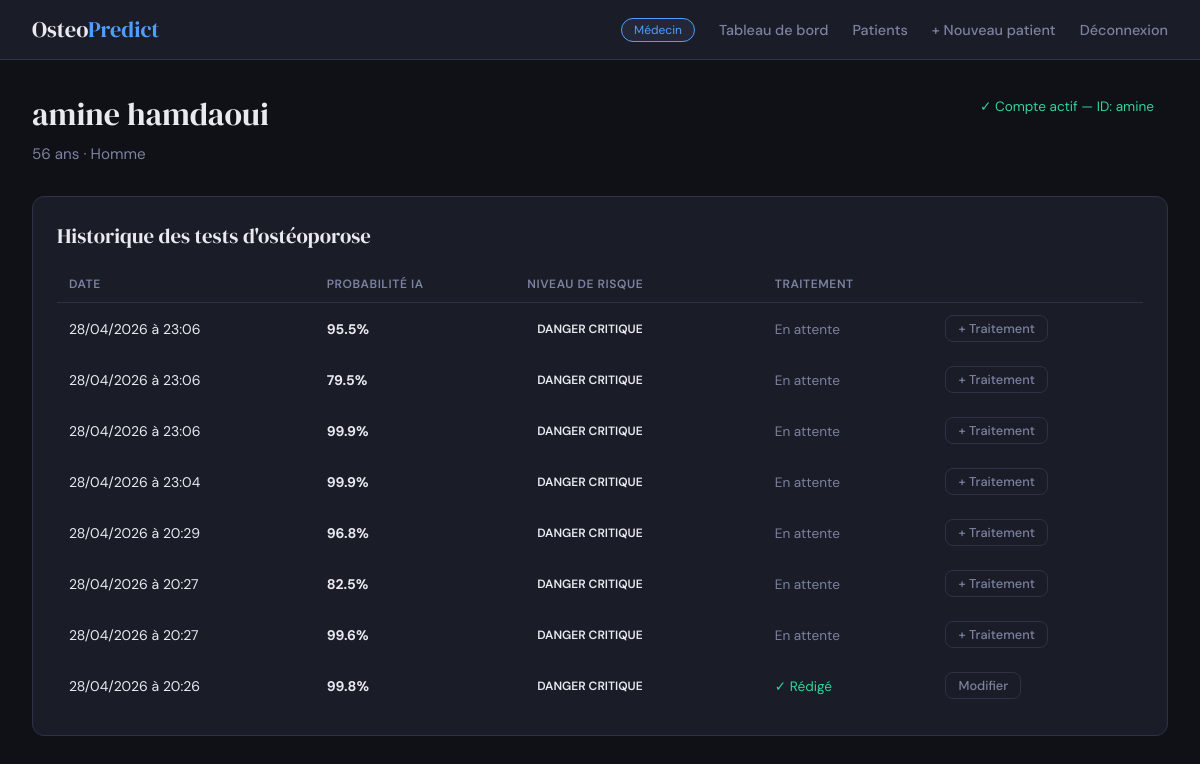
/patients/2/ (signed in), run on the app's committed database.
### predictor/models.py (models this page shows, shortened)
class Patient(models.Model):
    doctor = models.ForeignKey(User, on_delete=models.CASCADE, related_name="patients")
    user = models.OneToOneField(User, on_delete=models.SET_NULL, null=True, blank=True, related_name="patient_profile")
    first_name = models.CharField(max_length=100)
    last_name = models.CharField(max_length=100)
    age = models.PositiveIntegerField()
    gender = models.CharField(max_length=20, blank=True, null=True)
    created_at = models.DateTimeField(auto_now_add=True)
    class Meta:
        ordering = ["last_name", "first_name"]

class OsteoporosisPrediction(models.Model):
    patient = models.ForeignKey(Patient, on_delete=models.CASCADE, related_name='osteo_predictions')
    age = models.IntegerField()
    gender = models.CharField(max_length=10)
    hormonal_changes = models.CharField(max_length=50)
    family_history = models.CharField(max_length=10)
    race_ethnicity = models.CharField(max_length=50)
    body_weight = models.CharField(max_length=20)
    calcium_intake = models.CharField(max_length=20)
    vitamin_d_intake = models.CharField(max_length=20)
    physical_activity = models.CharField(max_length=20)
    smoking = models.CharField(max_length=10)
    alcohol_consumption = models.CharField(max_length=20)
    medical_conditions = models.CharField(max_length=100)
    medications = models.CharField(max_length=100)
    prior_fractures = models.CharField(max_length=10)
    probability = models.FloatField()
    result = models.IntegerField() # 0 ou 1
    model_used = models.CharField(max_length=50)
    created_at = models.DateTimeField(auto_now_add=True)
    class Meta:
        ordering = ["-created_at"]
    @property
    def risk_level(self):
        if self.probability >= 60:
            return 'critical'
        elif self.probability >= 35:
            return 'high'
        elif self.probability >= 15:
            return 'medium'
        return 'low'
    @property
    def risk_label(self):
        levels = {
            'critical': 'DANGER CRITIQUE',
            'high': 'Risque élevé',
            'medium': 'Risque modéré',
            'low': 'Risque faible'
        }
        return levels.get(self.risk_level, 'Inconnu')

### predictor/views.py (the view)
        def wrapper(request, *args, **kwargs):
            if not request.user.is_authenticated:
                return redirect('login')
            if get_user_role(request.user) != role:
                return redirect('home')
            return view_func(request, *args, **kwargs)

### predictor/views.py (called while the page is built)
def get_user_role(user):
    try:
        return user.profile.role
    except UserProfile.DoesNotExist:
        return None

def require_role(role):
    def decorator(view_func):
        def wrapper(request, *args, **kwargs):
            if not request.user.is_authenticated:
                return redirect('login')
            if get_user_role(request.user) != role:
                return redirect('home')
            return view_func(request, *args, **kwargs)
        wrapper.__name__ = view_func.__name__
        return wrapper
    return decorator

@require_role('doctor')
@login_required
def patient_detail(request, patient_id):
    patient = get_object_or_404(Patient, id=patient_id, doctor=request.user)
    predictions = patient.osteo_predictions.all().order_by('-created_at')
    return render(request, 'predictor/patient_detail.html', {'patient': patient, 'predictions': predictions})

### predictor/templates/predictor/patient_detail.html (shortened to what this page needs)
{% extends 'predictor/base.html' %}
{% block content %}
<div class="page-header" style="display:flex;justify-content:space-between;align-items:flex-start;">
    <div>
        <div class="page-title">{{ patient.first_name }} {{ patient.last_name }}</div>
        <div class="page-subtitle">{{ patient.age }} ans · {{ patient.gender|default:"Genre non spécifié" }}</div>
    </div>
    <div style="display:flex;gap:.75rem;">
        {% if patient.user %}
        <span style="background:var(--accent-patient)22;color:var(--accent-patient);border:1px solid var(--accent-patient)44;border-radius:8px;padding:6px 14px;font-size:.85rem;">
            ✓ Compte actif — ID: {{ patient.user.username }}
        </span>
        {% endif %}
    </div>
</div>
<div class="card">
    <div class="card-title">Historique des tests d'ostéoporose</div>
    {% if predictions %}
    <table class="table">
        <thead>
            <tr>
                <th>Date</th>
                <th>Probabilité IA</th>
                <th>Niveau de risque</th>
                <th>Traitement</th>
                <th></th>
            </tr>
        </thead>
        <tbody>
        {% for pred in predictions %}
        <tr>
            <td>{{ pred.created_at|date:"d/m/Y à H:i" }}</td>
            <td>
                <strong>{{ pred.probability|floatformat:1 }}%</strong>
            </td>
            <td><span class="badge badge-{{ pred.risk_level }}">{{ pred.risk_label }}</span></td>
            <td>
                {% if pred.treatment %}
                <span style="color:var(--accent-patient);font-size:.85rem;">✓ Rédigé</span>
                {% else %}
                <span style="color:var(--text-muted);font-size:.85rem;">En attente</span>
                {% endif %}
            </td>
            <td>
                <a href="{% url 'add_treatment' pred.id %}" class="btn btn-outline" style="padding:4px 12px;font-size:.8rem;">
                    {% if pred.treatment %}Modifier{% else %}+ Traitement{% endif %}
                </a>
            </td>
        </tr>
        {% endfor %}
        </tbody>
    </table>
    {% else %}
    <div style="padding:2rem;text-align:center;color:var(--text-muted);">
        <p>Ce patient n'a pas encore effectué de test.</p>
        <p style="font-size:.875rem;margin-top:.5rem;">Le patient doit se connecter pour remplir le questionnaire d'évaluation.</p>
    </div>
    {% endif %}
</div>
{% endblock %}

### predictor/templates/predictor/base.html (style rules this page uses)
:root { --bg: #0f1117; --surface: #1a1d27; --surface2: #232738; --border: #2d3248; --text: #e8eaf0; --text-muted: #7c82a0; --accent-doctor: #4f9eff; --accent-patient: #34d399; --danger: #f87171; --warning: #fbbf24; --font-display: 'DM Serif Display', serif; --font-body: 'DM Sans', sans-serif; }
* { box-sizing: border-box; margin: 0; padding: 0; }
body { font-family: var(--font-body); background: var(--bg); color: var(--text); min-height: 100vh; }
.card { background: var(--surface); border: 1px solid var(--border); border-radius: 12px; padding: 1.5rem; }
.card-title { font-family: var(--font-display); font-size: 1.3rem; margin-bottom: 1rem; }
.btn { display: inline-flex; align-items: center; gap: 6px; padding: 8px 18px; border-radius: 8px; border: none; font-family: var(--font-body); font-size: 0.875rem; font-weight: 500; cursor: pointer; text-decoration: none; transition: all .2s; }
.btn-outline { background: transparent; color: var(--text-muted); border: 1px solid var(--border); }
.page-header { margin-bottom: 2rem; }
.page-title { font-family: var(--font-display); font-size: 2rem; margin-bottom: 0.5rem; }
.page-subtitle { color: var(--text-muted); font-size: 0.95rem; }
.table { width: 100%; border-collapse: collapse; }
.table th { text-align: left; padding: 10px 12px; font-size: 0.75rem; font-weight: 600; text-transform: uppercase; letter-spacing: .05em; color: var(--text-muted); border-bottom: 1px solid var(--border); }
.table td { padding: 12px; font-size: 0.875rem; border-bottom: 1px solid var(--border)88; }
.table tr:last-child td { border-bottom: none; }
.badge { display: inline-block; padding: 3px 10px; border-radius: 20px; font-size: 0.75rem; font-weight: 600; }

### data on the page
Patient: first_name "amine", last_name "hamdaoui", age "56", gender "Homme", user.username "amine"
OsteoporosisPrediction: created_at "28/04/2026 à 23:06", probability "95.5", risk_label "DANGER CRITIQUE", shows "En attente", shows "+ Traitement"
OsteoporosisPrediction: created_at "28/04/2026 à 23:06", probability "79.5", risk_label "DANGER CRITIQUE", shows "En attente", shows "+ Traitement"
OsteoporosisPrediction: created_at "28/04/2026 à 23:06", probability "99.9", risk_label "DANGER CRITIQUE", shows "En attente", shows "+ Traitement"
OsteoporosisPrediction: created_at "28/04/2026 à 23:04", probability "99.9", risk_label "DANGER CRITIQUE", shows "En attente", shows "+ Traitement"
OsteoporosisPrediction: created_at "28/04/2026 à 20:29", probability "96.8", risk_label "DANGER CRITIQUE", shows "En attente", shows "+ Traitement"
OsteoporosisPrediction: created_at "28/04/2026 à 20:27", probability "82.5", risk_label "DANGER CRITIQUE", shows "En attente", shows "+ Traitement"
OsteoporosisPrediction: created_at "28/04/2026 à 20:27", probability "99.6", risk_label "DANGER CRITIQUE", shows "En attente", shows "+ Traitement"
OsteoporosisPrediction: created_at "28/04/2026 à 20:26", probability "99.8", risk_label "DANGER CRITIQUE", shows "✓ Rédigé", shows "Modifier"
